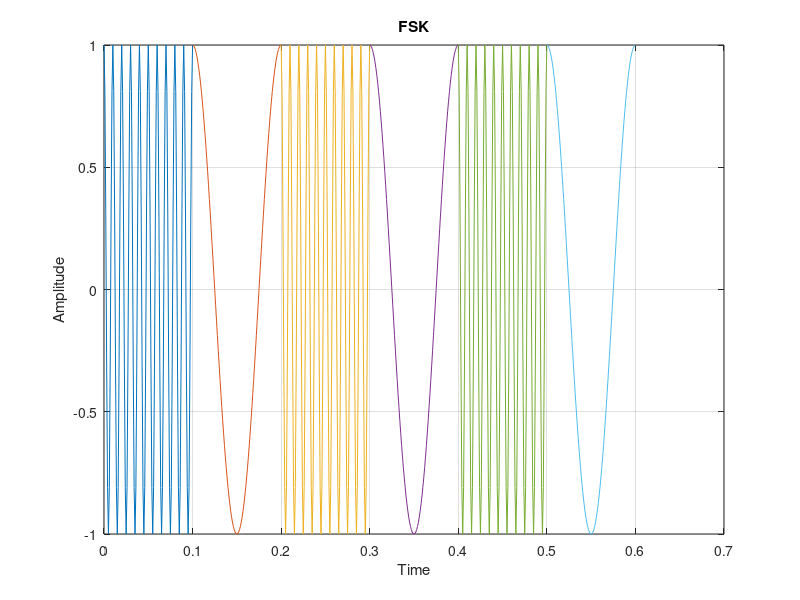

This figure's MATLAB source:
 clear all
 close all
 clc
 g=[1 0 1 0 1 0];
 f=10;
 n=1;
 while n <= length (g)
 t = (n-1) * 0.1:0.001:n*0.1;
 if g(n) == 0
 p = cos(2 *pi*f*t);
 plot(t,p);
 grid on;
 hold on;
 else
 p1=cos(2*pi*f*10*t);
 plot(t,p1);
 grid on;
 hold on;
 end
 n=n+1;
 end
 title('FSK')
 xlabel('Time')
 ylabel('Amplitude')